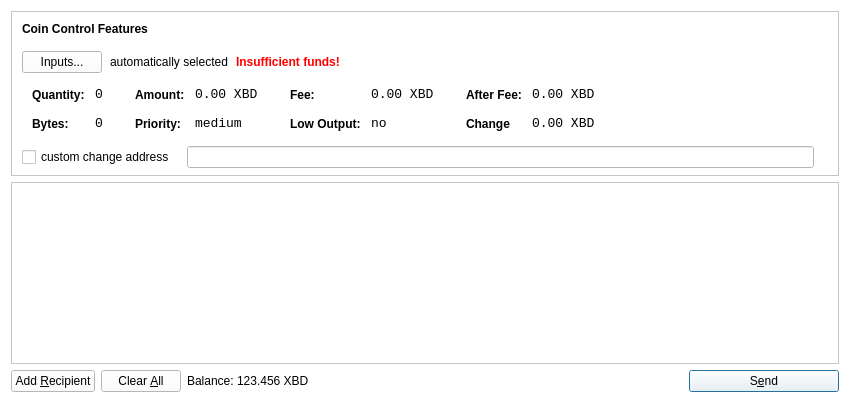
<?xml version="1.0" encoding="UTF-8"?>
<ui version="4.0">
 <class>SendCoinsDialog</class>
 <widget class="QDialog" name="SendCoinsDialog">
  <property name="geometry">
   <rect>
    <x>0</x>
    <y>0</y>
    <width>850</width>
    <height>400</height>
   </rect>
  </property>
  <property name="windowTitle">
   <string>Send Coins</string>
  </property>
  <property name="windowOpacity">
   <double>100.000000000000000</double>
  </property>
  <property name="autoFillBackground">
   <bool>false</bool>
  </property>
  <property name="styleSheet">
   <string notr="true">background-color: rgb(255, 255, 255);</string>
  </property>
  <layout class="QVBoxLayout" name="verticalLayout" stretch="0,1,0">
   <property name="bottomMargin">
    <number>8</number>
   </property>
   <item>
    <widget class="QFrame" name="frameCoinControl">
     <property name="sizePolicy">
      <sizepolicy hsizetype="Expanding" vsizetype="Expanding">
       <horstretch>0</horstretch>
       <verstretch>0</verstretch>
      </sizepolicy>
     </property>
     <property name="maximumSize">
      <size>
       <width>16777215</width>
       <height>16777215</height>
      </size>
     </property>
     <property name="frameShape">
      <enum>QFrame::StyledPanel</enum>
     </property>
     <property name="frameShadow">
      <enum>QFrame::Sunken</enum>
     </property>
     <layout class="QVBoxLayout" name="verticalLayoutCoinControl2">
      <property name="spacing">
       <number>6</number>
      </property>
      <property name="leftMargin">
       <number>0</number>
      </property>
      <property name="topMargin">
       <number>0</number>
      </property>
      <property name="rightMargin">
       <number>0</number>
      </property>
      <property name="bottomMargin">
       <number>6</number>
      </property>
      <item>
       <layout class="QVBoxLayout" name="verticalLayoutCoinControl" stretch="0,0,0,0,1">
        <property name="spacing">
         <number>0</number>
        </property>
        <property name="leftMargin">
         <number>10</number>
        </property>
        <property name="topMargin">
         <number>10</number>
        </property>
        <item>
         <layout class="QHBoxLayout" name="horizontalLayoutCoinControl1">
          <property name="bottomMargin">
           <number>15</number>
          </property>
          <item>
           <widget class="QLabel" name="labelCoinControlFeatures">
            <property name="sizePolicy">
             <sizepolicy hsizetype="Preferred" vsizetype="Maximum">
              <horstretch>0</horstretch>
              <verstretch>0</verstretch>
             </sizepolicy>
            </property>
            <property name="font">
             <font>
              <weight>75</weight>
              <bold>true</bold>
             </font>
            </property>
            <property name="styleSheet">
             <string notr="true">font-weight:bold;</string>
            </property>
            <property name="text">
             <string>Coin Control Features</string>
            </property>
           </widget>
          </item>
         </layout>
        </item>
        <item>
         <layout class="QHBoxLayout" name="horizontalLayoutCoinControl2" stretch="0,0,0,0">
          <property name="spacing">
           <number>8</number>
          </property>
          <property name="bottomMargin">
           <number>10</number>
          </property>
          <item>
           <widget class="QPushButton" name="pushButtonCoinControl">
            <property name="styleSheet">
             <string notr="true"/>
            </property>
            <property name="text">
             <string>Inputs...</string>
            </property>
           </widget>
          </item>
          <item>
           <widget class="QLabel" name="labelCoinControlAutomaticallySelected">
            <property name="text">
             <string>automatically selected</string>
            </property>
            <property name="margin">
             <number>5</number>
            </property>
           </widget>
          </item>
          <item>
           <widget class="QLabel" name="labelCoinControlInsuffFunds">
            <property name="font">
             <font>
              <weight>75</weight>
              <bold>true</bold>
             </font>
            </property>
            <property name="styleSheet">
             <string notr="true">color:red;font-weight:bold;</string>
            </property>
            <property name="text">
             <string>Insufficient funds!</string>
            </property>
            <property name="margin">
             <number>5</number>
            </property>
           </widget>
          </item>
          <item>
           <spacer name="horizontalSpacerCoinControl">
            <property name="orientation">
             <enum>Qt::Horizontal</enum>
            </property>
            <property name="sizeHint" stdset="0">
             <size>
              <width>40</width>
              <height>1</height>
             </size>
            </property>
           </spacer>
          </item>
         </layout>
        </item>
        <item>
         <widget class="QWidget" name="widgetCoinControl" native="true">
          <property name="sizePolicy">
           <sizepolicy hsizetype="Preferred" vsizetype="Preferred">
            <horstretch>0</horstretch>
            <verstretch>0</verstretch>
           </sizepolicy>
          </property>
          <property name="minimumSize">
           <size>
            <width>0</width>
            <height>0</height>
           </size>
          </property>
          <property name="styleSheet">
           <string notr="true"/>
          </property>
          <layout class="QHBoxLayout" name="horizontalLayoutCoinControl5">
           <property name="leftMargin">
            <number>0</number>
           </property>
           <property name="topMargin">
            <number>0</number>
           </property>
           <property name="rightMargin">
            <number>0</number>
           </property>
           <property name="bottomMargin">
            <number>0</number>
           </property>
           <item>
            <layout class="QHBoxLayout" name="horizontalLayoutCoinControl3" stretch="0,0,0,1">
             <property name="spacing">
              <number>20</number>
             </property>
             <property name="topMargin">
              <number>0</number>
             </property>
             <property name="bottomMargin">
              <number>10</number>
             </property>
             <item>
              <layout class="QFormLayout" name="formLayoutCoinControl1">
               <property name="horizontalSpacing">
                <number>10</number>
               </property>
               <property name="verticalSpacing">
                <number>14</number>
               </property>
               <property name="leftMargin">
                <number>10</number>
               </property>
               <property name="topMargin">
                <number>4</number>
               </property>
               <property name="rightMargin">
                <number>6</number>
               </property>
               <item row="0" column="0">
                <widget class="QLabel" name="labelCoinControlQuantityText">
                 <property name="styleSheet">
                  <string notr="true">font-weight:bold;</string>
                 </property>
                 <property name="text">
                  <string>Quantity:</string>
                 </property>
                 <property name="margin">
                  <number>0</number>
                 </property>
                </widget>
               </item>
               <item row="0" column="1">
                <widget class="QLabel" name="labelCoinControlQuantity">
                 <property name="font">
                  <font>
                   <family>Monospace</family>
                   <pointsize>10</pointsize>
                  </font>
                 </property>
                 <property name="cursor">
                  <cursorShape>IBeamCursor</cursorShape>
                 </property>
                 <property name="contextMenuPolicy">
                  <enum>Qt::ActionsContextMenu</enum>
                 </property>
                 <property name="text">
                  <string>0</string>
                 </property>
                 <property name="margin">
                  <number>0</number>
                 </property>
                 <property name="textInteractionFlags">
                  <set>Qt::LinksAccessibleByMouse|Qt::TextSelectableByKeyboard|Qt::TextSelectableByMouse</set>
                 </property>
                </widget>
               </item>
               <item row="1" column="0">
                <widget class="QLabel" name="labelCoinControlBytesText">
                 <property name="styleSheet">
                  <string notr="true">font-weight:bold;</string>
                 </property>
                 <property name="text">
                  <string>Bytes:</string>
                 </property>
                </widget>
               </item>
               <item row="1" column="1">
                <widget class="QLabel" name="labelCoinControlBytes">
                 <property name="font">
                  <font>
                   <family>Monospace</family>
                   <pointsize>10</pointsize>
                  </font>
                 </property>
                 <property name="cursor">
                  <cursorShape>IBeamCursor</cursorShape>
                 </property>
                 <property name="contextMenuPolicy">
                  <enum>Qt::ActionsContextMenu</enum>
                 </property>
                 <property name="text">
                  <string>0</string>
                 </property>
                 <property name="textInteractionFlags">
                  <set>Qt::LinksAccessibleByMouse|Qt::TextSelectableByKeyboard|Qt::TextSelectableByMouse</set>
                 </property>
                </widget>
               </item>
              </layout>
             </item>
             <item>
              <layout class="QFormLayout" name="formLayoutCoinControl2">
               <property name="horizontalSpacing">
                <number>10</number>
               </property>
               <property name="verticalSpacing">
                <number>14</number>
               </property>
               <property name="leftMargin">
                <number>6</number>
               </property>
               <property name="topMargin">
                <number>4</number>
               </property>
               <property name="rightMargin">
                <number>6</number>
               </property>
               <item row="0" column="0">
                <widget class="QLabel" name="labelCoinControlAmountText">
                 <property name="styleSheet">
                  <string notr="true">font-weight:bold;</string>
                 </property>
                 <property name="text">
                  <string>Amount:</string>
                 </property>
                 <property name="margin">
                  <number>0</number>
                 </property>
                </widget>
               </item>
               <item row="0" column="1">
                <widget class="QLabel" name="labelCoinControlAmount">
                 <property name="font">
                  <font>
                   <family>Monospace</family>
                   <pointsize>10</pointsize>
                  </font>
                 </property>
                 <property name="cursor">
                  <cursorShape>IBeamCursor</cursorShape>
                 </property>
                 <property name="contextMenuPolicy">
                  <enum>Qt::ActionsContextMenu</enum>
                 </property>
                 <property name="text">
                  <string>0.00 XBD</string>
                 </property>
                 <property name="textInteractionFlags">
                  <set>Qt::LinksAccessibleByMouse|Qt::TextSelectableByKeyboard|Qt::TextSelectableByMouse</set>
                 </property>
                </widget>
               </item>
               <item row="1" column="0">
                <widget class="QLabel" name="labelCoinControlPriorityText">
                 <property name="styleSheet">
                  <string notr="true">font-weight:bold;</string>
                 </property>
                 <property name="text">
                  <string>Priority:</string>
                 </property>
                </widget>
               </item>
               <item row="1" column="1">
                <widget class="QLabel" name="labelCoinControlPriority">
                 <property name="font">
                  <font>
                   <family>Monospace</family>
                   <pointsize>10</pointsize>
                  </font>
                 </property>
                 <property name="cursor">
                  <cursorShape>IBeamCursor</cursorShape>
                 </property>
                 <property name="contextMenuPolicy">
                  <enum>Qt::ActionsContextMenu</enum>
                 </property>
                 <property name="text">
                  <string>medium</string>
                 </property>
                 <property name="textInteractionFlags">
                  <set>Qt::LinksAccessibleByMouse|Qt::TextSelectableByKeyboard|Qt::TextSelectableByMouse</set>
                 </property>
                </widget>
               </item>
              </layout>
             </item>
             <item>
              <layout class="QFormLayout" name="formLayoutCoinControl3">
               <property name="horizontalSpacing">
                <number>10</number>
               </property>
               <property name="verticalSpacing">
                <number>14</number>
               </property>
               <property name="leftMargin">
                <number>6</number>
               </property>
               <property name="topMargin">
                <number>4</number>
               </property>
               <property name="rightMargin">
                <number>6</number>
               </property>
               <item row="0" column="0">
                <widget class="QLabel" name="labelCoinControlFeeText">
                 <property name="styleSheet">
                  <string notr="true">font-weight:bold;</string>
                 </property>
                 <property name="text">
                  <string>Fee:</string>
                 </property>
                 <property name="margin">
                  <number>0</number>
                 </property>
                </widget>
               </item>
               <item row="0" column="1">
                <widget class="QLabel" name="labelCoinControlFee">
                 <property name="font">
                  <font>
                   <family>Monospace</family>
                   <pointsize>10</pointsize>
                  </font>
                 </property>
                 <property name="cursor">
                  <cursorShape>IBeamCursor</cursorShape>
                 </property>
                 <property name="contextMenuPolicy">
                  <enum>Qt::ActionsContextMenu</enum>
                 </property>
                 <property name="text">
                  <string>0.00 XBD</string>
                 </property>
                 <property name="textInteractionFlags">
                  <set>Qt::LinksAccessibleByMouse|Qt::TextSelectableByKeyboard|Qt::TextSelectableByMouse</set>
                 </property>
                </widget>
               </item>
               <item row="1" column="0">
                <widget class="QLabel" name="labelCoinControlLowOutputText">
                 <property name="styleSheet">
                  <string notr="true">font-weight:bold;</string>
                 </property>
                 <property name="text">
                  <string>Low Output:</string>
                 </property>
                </widget>
               </item>
               <item row="1" column="1">
                <widget class="QLabel" name="labelCoinControlLowOutput">
                 <property name="font">
                  <font>
                   <family>Monospace</family>
                   <pointsize>10</pointsize>
                  </font>
                 </property>
                 <property name="cursor">
                  <cursorShape>IBeamCursor</cursorShape>
                 </property>
                 <property name="contextMenuPolicy">
                  <enum>Qt::ActionsContextMenu</enum>
                 </property>
                 <property name="text">
                  <string>no</string>
                 </property>
                 <property name="textInteractionFlags">
                  <set>Qt::LinksAccessibleByMouse|Qt::TextSelectableByKeyboard|Qt::TextSelectableByMouse</set>
                 </property>
                </widget>
               </item>
              </layout>
             </item>
             <item>
              <layout class="QFormLayout" name="formLayoutCoinControl4">
               <property name="horizontalSpacing">
                <number>10</number>
               </property>
               <property name="verticalSpacing">
                <number>14</number>
               </property>
               <property name="leftMargin">
                <number>6</number>
               </property>
               <property name="topMargin">
                <number>4</number>
               </property>
               <property name="rightMargin">
                <number>6</number>
               </property>
               <item row="0" column="0">
                <widget class="QLabel" name="labelCoinControlAfterFeeText">
                 <property name="styleSheet">
                  <string notr="true">font-weight:bold;</string>
                 </property>
                 <property name="text">
                  <string>After Fee:</string>
                 </property>
                 <property name="margin">
                  <number>0</number>
                 </property>
                </widget>
               </item>
               <item row="0" column="1">
                <widget class="QLabel" name="labelCoinControlAfterFee">
                 <property name="font">
                  <font>
                   <family>Monospace</family>
                   <pointsize>10</pointsize>
                  </font>
                 </property>
                 <property name="cursor">
                  <cursorShape>IBeamCursor</cursorShape>
                 </property>
                 <property name="contextMenuPolicy">
                  <enum>Qt::ActionsContextMenu</enum>
                 </property>
                 <property name="text">
                  <string>0.00 XBD</string>
                 </property>
                 <property name="textInteractionFlags">
                  <set>Qt::LinksAccessibleByMouse|Qt::TextSelectableByKeyboard|Qt::TextSelectableByMouse</set>
                 </property>
                </widget>
               </item>
               <item row="1" column="0">
                <widget class="QLabel" name="labelCoinControlChangeText">
                 <property name="styleSheet">
                  <string notr="true">font-weight:bold;</string>
                 </property>
                 <property name="text">
                  <string>Change</string>
                 </property>
                </widget>
               </item>
               <item row="1" column="1">
                <widget class="QLabel" name="labelCoinControlChange">
                 <property name="font">
                  <font>
                   <family>Monospace</family>
                   <pointsize>10</pointsize>
                  </font>
                 </property>
                 <property name="cursor">
                  <cursorShape>IBeamCursor</cursorShape>
                 </property>
                 <property name="contextMenuPolicy">
                  <enum>Qt::ActionsContextMenu</enum>
                 </property>
                 <property name="text">
                  <string>0.00 XBD</string>
                 </property>
                 <property name="textInteractionFlags">
                  <set>Qt::LinksAccessibleByMouse|Qt::TextSelectableByKeyboard|Qt::TextSelectableByMouse</set>
                 </property>
                </widget>
               </item>
              </layout>
             </item>
            </layout>
           </item>
          </layout>
         </widget>
        </item>
        <item>
         <layout class="QHBoxLayout" name="horizontalLayoutCoinControl4" stretch="0,0,0">
          <property name="spacing">
           <number>12</number>
          </property>
          <property name="sizeConstraint">
           <enum>QLayout::SetDefaultConstraint</enum>
          </property>
          <property name="topMargin">
           <number>5</number>
          </property>
          <property name="rightMargin">
           <number>5</number>
          </property>
          <item>
           <widget class="QCheckBox" name="checkBoxCoinControlChange">
            <property name="text">
             <string>custom change address</string>
            </property>
           </widget>
          </item>
          <item>
           <widget class="QLineEdit" name="lineEditCoinControlChange">
            <property name="enabled">
             <bool>false</bool>
            </property>
            <property name="sizePolicy">
             <sizepolicy hsizetype="Expanding" vsizetype="Fixed">
              <horstretch>0</horstretch>
              <verstretch>0</verstretch>
             </sizepolicy>
            </property>
           </widget>
          </item>
          <item>
           <widget class="QLabel" name="labelCoinControlChangeLabel">
            <property name="sizePolicy">
             <sizepolicy hsizetype="Preferred" vsizetype="Expanding">
              <horstretch>0</horstretch>
              <verstretch>0</verstretch>
             </sizepolicy>
            </property>
            <property name="minimumSize">
             <size>
              <width>0</width>
              <height>0</height>
             </size>
            </property>
            <property name="text">
             <string/>
            </property>
            <property name="margin">
             <number>3</number>
            </property>
           </widget>
          </item>
         </layout>
        </item>
        <item>
         <spacer name="verticalSpacerCoinControl">
          <property name="orientation">
           <enum>Qt::Vertical</enum>
          </property>
          <property name="sizeHint" stdset="0">
           <size>
            <width>800</width>
            <height>1</height>
           </size>
          </property>
         </spacer>
        </item>
       </layout>
      </item>
     </layout>
    </widget>
   </item>
   <item>
    <widget class="QScrollArea" name="scrollArea">
     <property name="widgetResizable">
      <bool>true</bool>
     </property>
     <widget class="QWidget" name="scrollAreaWidgetContents">
      <property name="geometry">
       <rect>
        <x>0</x>
        <y>0</y>
        <width>832</width>
        <height>159</height>
       </rect>
      </property>
      <layout class="QVBoxLayout" name="verticalLayout_2">
       <property name="leftMargin">
        <number>0</number>
       </property>
       <property name="topMargin">
        <number>0</number>
       </property>
       <property name="rightMargin">
        <number>0</number>
       </property>
       <property name="bottomMargin">
        <number>0</number>
       </property>
       <item>
        <layout class="QVBoxLayout" name="entries">
         <property name="spacing">
          <number>6</number>
         </property>
        </layout>
       </item>
       <item>
        <spacer name="verticalSpacer">
         <property name="orientation">
          <enum>Qt::Vertical</enum>
         </property>
         <property name="sizeHint" stdset="0">
          <size>
           <width>20</width>
           <height>40</height>
          </size>
         </property>
        </spacer>
       </item>
      </layout>
     </widget>
    </widget>
   </item>
   <item>
    <layout class="QHBoxLayout" name="horizontalLayout">
     <item>
      <widget class="QPushButton" name="addButton">
       <property name="toolTip">
        <string>Send to multiple recipients at once</string>
       </property>
       <property name="text">
        <string>Add &amp;Recipient</string>
       </property>
       <property name="icon">
        <iconset resource="../bitcoin.qrc">
         <normaloff>:/icons/add</normaloff>:/icons/add</iconset>
       </property>
       <property name="autoDefault">
        <bool>false</bool>
       </property>
      </widget>
     </item>
     <item>
      <widget class="QPushButton" name="clearButton">
       <property name="sizePolicy">
        <sizepolicy hsizetype="Minimum" vsizetype="Fixed">
         <horstretch>0</horstretch>
         <verstretch>0</verstretch>
        </sizepolicy>
       </property>
       <property name="toolTip">
        <string>Remove all transaction fields</string>
       </property>
       <property name="text">
        <string>Clear &amp;All</string>
       </property>
       <property name="icon">
        <iconset resource="../bitcoin.qrc">
         <normaloff>:/icons/remove</normaloff>:/icons/remove</iconset>
       </property>
       <property name="autoRepeatDelay">
        <number>300</number>
       </property>
       <property name="autoDefault">
        <bool>false</bool>
       </property>
      </widget>
     </item>
     <item>
      <layout class="QHBoxLayout" name="horizontalLayout_2">
       <property name="spacing">
        <number>3</number>
       </property>
       <item>
        <widget class="QLabel" name="label">
         <property name="sizePolicy">
          <sizepolicy hsizetype="Preferred" vsizetype="Fixed">
           <horstretch>0</horstretch>
           <verstretch>0</verstretch>
          </sizepolicy>
         </property>
         <property name="text">
          <string>Balance:</string>
         </property>
        </widget>
       </item>
       <item>
        <widget class="QLabel" name="labelBalance">
         <property name="sizePolicy">
          <sizepolicy hsizetype="Preferred" vsizetype="Fixed">
           <horstretch>0</horstretch>
           <verstretch>0</verstretch>
          </sizepolicy>
         </property>
         <property name="cursor">
          <cursorShape>IBeamCursor</cursorShape>
         </property>
         <property name="text">
          <string>123.456 XBD</string>
         </property>
         <property name="textInteractionFlags">
          <set>Qt::LinksAccessibleByMouse|Qt::TextSelectableByKeyboard|Qt::TextSelectableByMouse</set>
         </property>
        </widget>
       </item>
      </layout>
     </item>
     <item>
      <spacer name="horizontalSpacer">
       <property name="orientation">
        <enum>Qt::Horizontal</enum>
       </property>
       <property name="sizeHint" stdset="0">
        <size>
         <width>40</width>
         <height>20</height>
        </size>
       </property>
      </spacer>
     </item>
     <item>
      <widget class="QPushButton" name="sendButton">
       <property name="minimumSize">
        <size>
         <width>150</width>
         <height>0</height>
        </size>
       </property>
       <property name="toolTip">
        <string>Confirm the send action</string>
       </property>
       <property name="text">
        <string>S&amp;end</string>
       </property>
       <property name="icon">
        <iconset resource="../bitcoin.qrc">
         <normaloff>:/icons/send</normaloff>:/icons/send</iconset>
       </property>
       <property name="default">
        <bool>true</bool>
       </property>
      </widget>
     </item>
    </layout>
   </item>
  </layout>
 </widget>
 <resources>
  <include location="../bitcoin.qrc"/>
 </resources>
 <connections/>
</ui>
